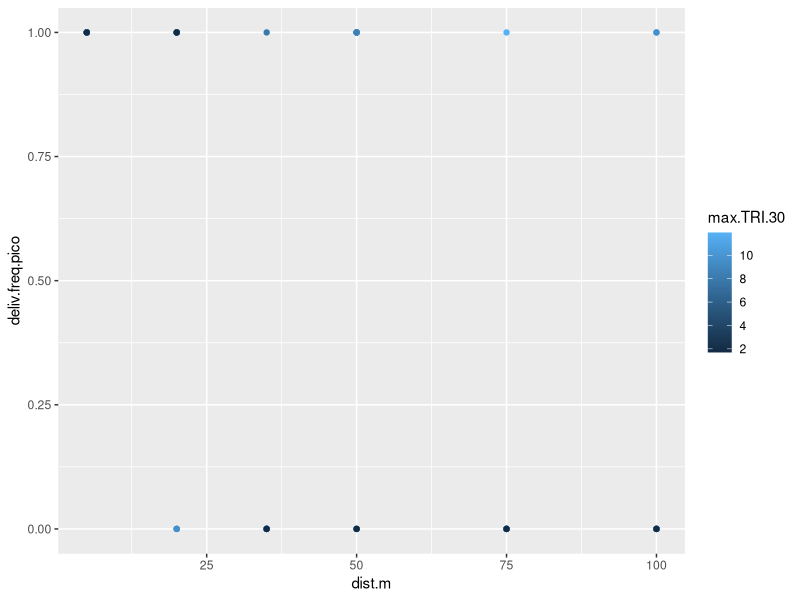
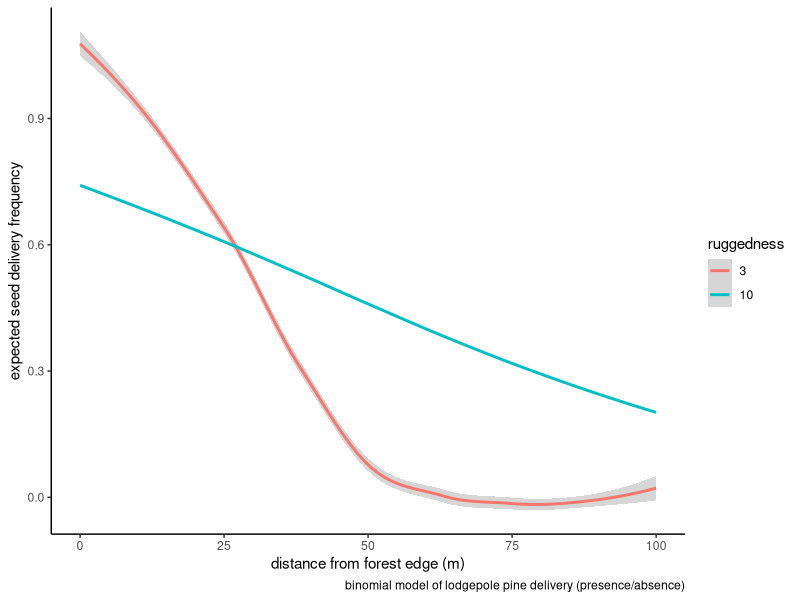

These charts were generated, in order, by the following R code:
## Question: How does terrain ruggedness affect the frequency of successful 
## lodgepole pine seed delivery at increasing distances from a live forest edge?
## 
## Goal: Make a binomial model to predict lodgepole pine seed delivery frequency
## up to 100-m from a forest edge based on terrain ruggedness. 

library(tidyverse)

#reading in data frame
seed.dist.nsl<- read.csv("Data/seed.dist.nsl_siteinfo.csv", header=TRUE)

## Making a binomial model using presence/absence of lodgepole pine seeds by 
## distance. TRI is the terrain ruggedness index and dist.m is the distance from
## a forest edge.
delivfreq.binomial<- glm(deliv.freq.pico~dist.m*max.TRI.30, data= seed.dist.nsl, family = "binomial")

## plotting data just to see
ggplot(data= seed.dist.nsl, aes(x= dist.m,y= deliv.freq.pico, color= max.TRI.30))+
  geom_point()

## generating predictions based on model
dist.m<- rep(seq(0,100, 1),2) # want the model to give me predictions up to 100 m from forest edge
max.TRI.30 <- c(rep(3, 101), rep(10, 101)) # want predictions for a "low" TRI and a "high" TRI
LogOdds<- predict(delivfreq.binomial, newdata= data.frame(dist.m, max.TRI.30))
expected.delivfreq.pico= exp(LogOdds) / (1+exp(LogOdds))

## putting model predictions into a new dataframe
preddata.TRI.binomilafrequeny<- data.frame(dist.m, max.TRI.30, expected.delivfreq.pico)

## plotting model predictions for delivery frequency for high and low TRI
ggplot(preddata.TRI.binomilafrequeny, aes(x= dist.m, y= expected.delivfreq.pico))+
  geom_smooth(aes(color= factor(max.TRI.30)))+
  labs(caption= "binomial model of lodgepole pine delivery (presence/absence)", 
       x = "distance from forest edge (m)", 
       y = "expected seed delivery frequency", 
       color = "ruggedness")+
  theme_classic()
#ggsave("Output/BinomialFrequencyModel.svg")
